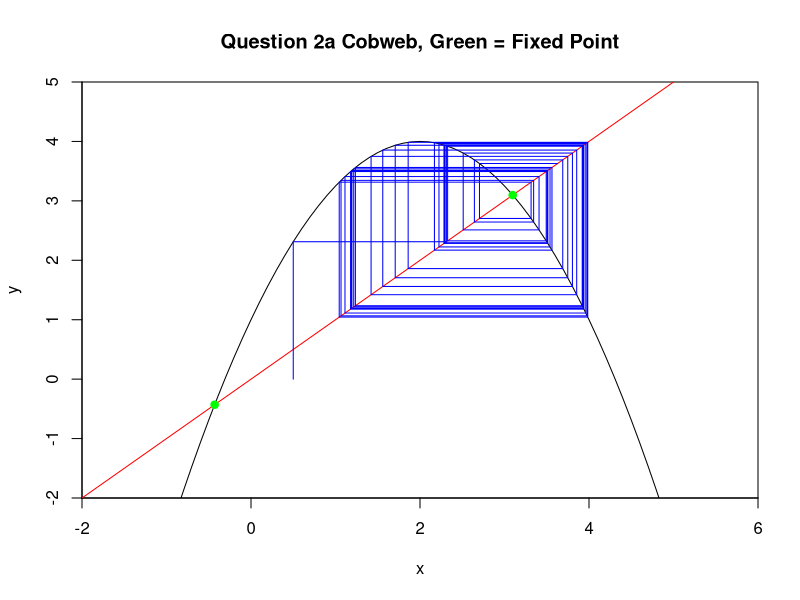
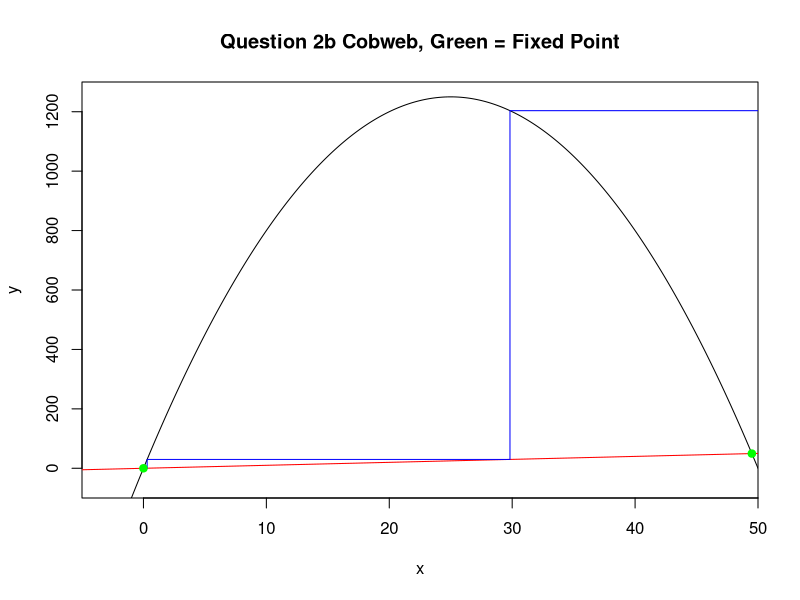
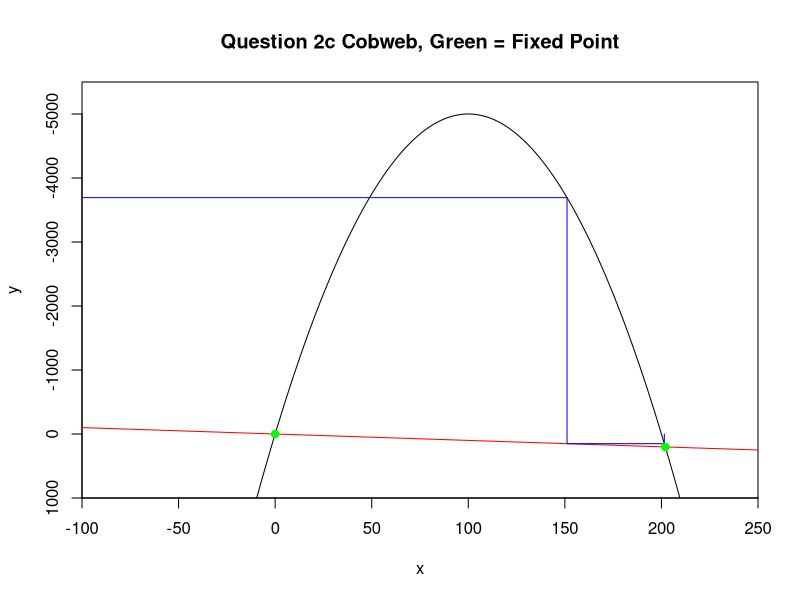
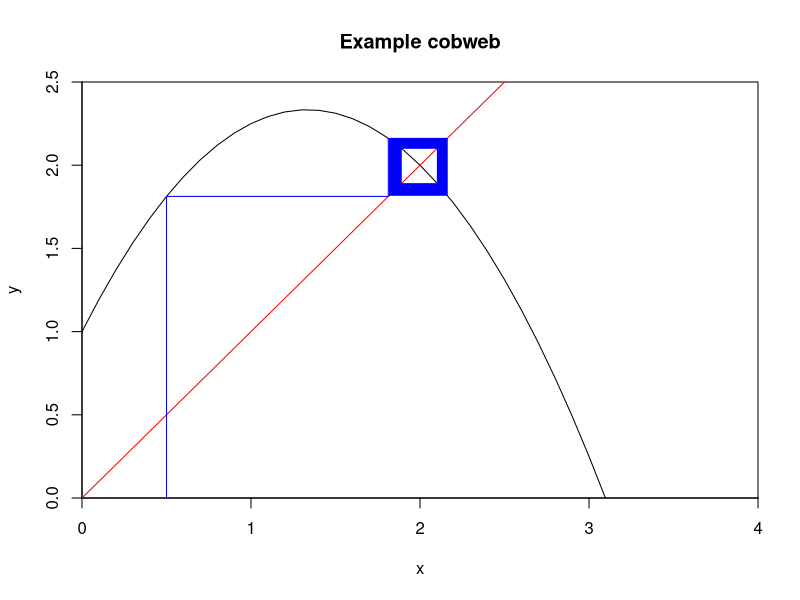
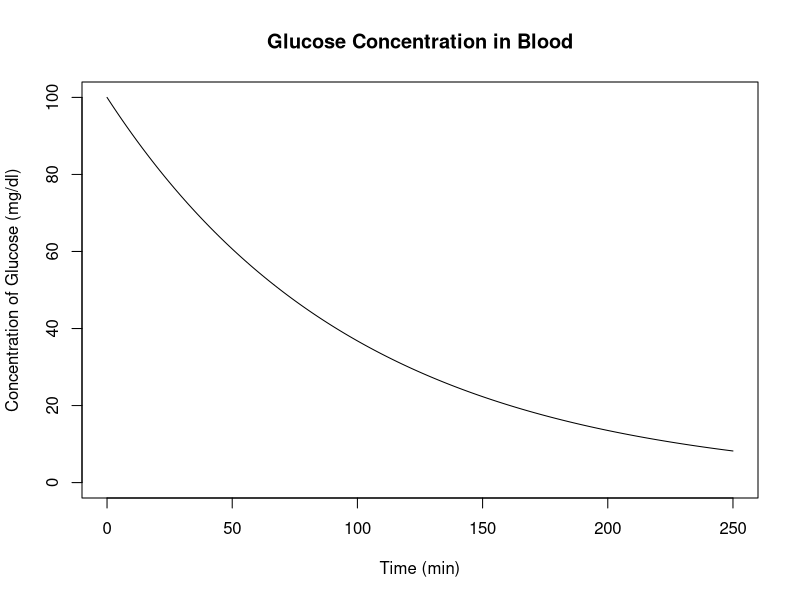

The R source for these figures, in order: (Note: this script raises an error after producing the figures.)
#!/usr/bin/env r
# encoding: utf-8
# 
# name: Patrick Mann
# assignment: 3
# date: 10-22-09
# filename: Chapter 2 Exercises
#############################################################################







#/--#########################################################################
# name: Patrick Mann
# assignment: 3
# date: 10-22-09
# question: 2
# subquestion: a
# other files: NAMES_OF_OTHER_RELATED_FILES
##########################################################################/--

cobImapFun <- function(x) {
	return(3 * x - 0.75 * x ** 2 + 1);
	}
max_iter <- 50
y_vector <- x_vector <- numeric(max_iter * 2);
y_vector[1] <- 0
x_vector[1] <- 0.5
for(ii in 1:50) {
	y_vector[2 * ii] <- cobImapFun(
		x_vector[2 * ii - 1]);
	y_vector[2 * ii + 1] <-
		y_vector[2 * ii];
	x_vector[2 * ii] <-
		x_vector[2 * ii - 1];
	x_vector[2 * ii + 1] <-
		y_vector[2 * ii + 1];
}
plot( -10:50 / 10,
		cobImapFun( -10:50 / 10),
		xlab='x',
		ylab='y',
		main='Question 2a Cobweb, Green = Fixed Point',
		type='l',
		xlim=c(-2, 6),
		ylim=c(-2, 5),
		xaxs='i',
		yaxs='i');
lines(-2:6, -2:6, col='red');
lines(x_vector, y_vector,
		col='blue');
x_fixed <- c(-0.4305, 3.0972)
y_fixed <- c(-0.4305, 3.0972)
points(x_fixed, y_fixed, pch=19, col="green", cex=1)

#Fixed Points are both Unstable

#/--#########################################################################
# name: Patrick Mann
# assignment: 3
# date: 10-22-09
# question: 2
# subquestion: b
# other files: NAMES_OF_OTHER_RELATED_FILES
##########################################################################/--

cobImapFun <- function(x) {
	return(100 * x - 2 * x ** 2);
	}
max_iter <- 500
y_vector <- x_vector <- numeric(max_iter * 2);
y_vector[1] <- 0
x_vector[1] <- 0.3
for(ii in 1:500) {
	y_vector[2 * ii] <- cobImapFun(
		x_vector[2 * ii - 1]);
	y_vector[2 * ii + 1] <-
		y_vector[2 * ii];
	x_vector[2 * ii] <-
		x_vector[2 * ii - 1];
	x_vector[2 * ii + 1] <-
		y_vector[2 * ii + 1];
}
plot( -10:500 / 10,
		cobImapFun( -10:500 / 10),
		xlab='x',
		ylab='y',
		main='Question 2b Cobweb, Green = Fixed Point',
		type='l',
		xlim=c(-5, 50),
		ylim=c(-100, 1300),
		xaxs='i',
		yaxs='i');
lines(-100:55, -100:55, col='red');
lines(x_vector, y_vector,
		col='blue');
x_fixed <- c(0, 49.5)
y_fixed <- c(0, 49.5)
points(x_fixed, y_fixed, pch=19, col="green", cex=1)

#Fixed Points are both Unstable

#/--#########################################################################
# name: Patrick Mann
# assignment: 3
# date: 10-22-09
# question: 2
# subquestion: c
# other files: NAMES_OF_OTHER_RELATED_FILES
##########################################################################/--

cobImapFun <- function(x) {
	return(-100 * x + 0.5 * x ** 2);
	}
max_iter <- 5000
y_vector <- x_vector <- numeric(max_iter * 2);
y_vector[1] <- 0
x_vector[1] <- 201.5
for(ii in 1:5000) {
	y_vector[2 * ii] <- cobImapFun(
		x_vector[2 * ii - 1]);
	y_vector[2 * ii + 1] <-
		y_vector[2 * ii];
	x_vector[2 * ii] <-
		x_vector[2 * ii - 1];
	x_vector[2 * ii + 1] <-
		y_vector[2 * ii + 1];
}
plot( -5000:5000 / 10,
		cobImapFun( -5000:5000 / 10),
		xlab='x',
		ylab='y',
		main='Question 2c Cobweb, Green = Fixed Point',
		type='l',
		xlim=c(-100, 250),
		ylim=c(1000, -5500),
		xaxs='i',
		yaxs='i');
lines(-250:250, -250:250, col='red');
lines(x_vector, y_vector,
		col='blue');
x_fixed <- c(0, 202)
y_fixed <- c(0, 202)
points(x_fixed, y_fixed, pch=19, col="green", cex=1)

#Fixed Points are both Unstable

#/--#########################################################################
# name: Patrick Mann
# assignment: 3
# date: 10-22-09
# question: 3
# subquestion: 
# other files: NAMES_OF_OTHER_RELATED_FILES
##########################################################################/--

cobImapFun <- function(x) {
	return(2 * x - 0.75 * x ** 2 + 1);
	}
Funct <- cobImapFun
mrFunctor <- function(Funct)
{
max_iter <- 50
y_vector <- x_vector <- numeric(max_iter * 2);
y_vector[1] <- 0
x_vector[1] <- 0.5
for(ii in 1:50) {
	y_vector[2 * ii] <- Funct(
		x_vector[2 * ii - 1]);
	y_vector[2 * ii + 1] <-
		y_vector[2 * ii];
	x_vector[2 * ii] <-
		x_vector[2 * ii - 1];
	x_vector[2 * ii + 1] <-
		y_vector[2 * ii + 1];
}
plot( -10:50 / 10,
		Funct( -10:50 / 10),
		xlab='x',
		ylab='y',
		main='Example cobweb',
		type='l',
		xlim=c(0, 4),
		ylim=c(0, 2.5),
		xaxs='i',
		yaxs='i');
lines(-2:6, -2:6, col='red');
lines(x_vector, y_vector,
		col='blue');
}
mrFunctor(Funct)

#/--#########################################################################
# name: Patrick Mann
# assignment: 3
# date: 10-22-09
# question: 4
# subquestion: c
# other files: NAMES_OF_OTHER_RELATED_FILES
##########################################################################/--

euler_number <- 2.7182818284
GlucConc_at_t <- function(t) {
	return(100 * euler_number^(-0.01 * t) )
	}
plot(0:250, GlucConc_at_t(0:250), 
	xlim=c(0, 250), 
	ylim=c(0, 100),
	xlab='Time (min)',
	ylab='Concentration of Glucose (mg/dl)',
	main='Glucose Concentration in Blood',
	type='l'
	)

#/--#########################################################################
# name: Patrick Mann
# assignment: 3
# date: 10-22-09
# question: 5
# subquestion: c
# other files: NAMES_OF_OTHER_RELATED_FILES
##########################################################################/
--

euler_number <- 2.7182818284
GlucConc_at_t <- function(t) {
	return((4/0.01) + (100 -(4/0.01) ) * euler_number^(-0.01 * t) )
	}
plot(0:500, GlucConc_at_t(0:500), 
	xlim=c(0, 500), 
	ylim=c(0, 450),
	xlab='Time (min)',
	ylab='Concentration of Glucose (mg/dl)',
	main='Glucose Concentration in Blood',
	type='l'
	)
